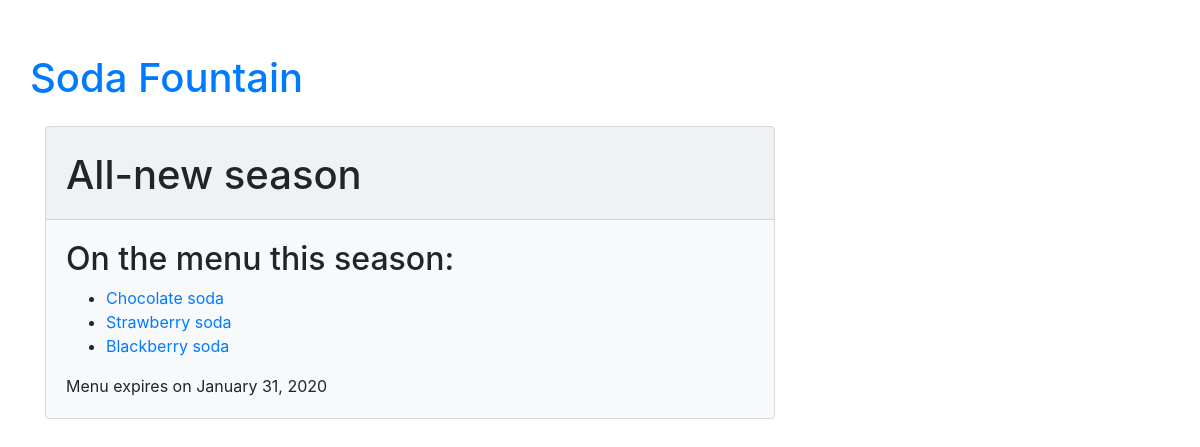
Before: /menu/560/ with the older database file.
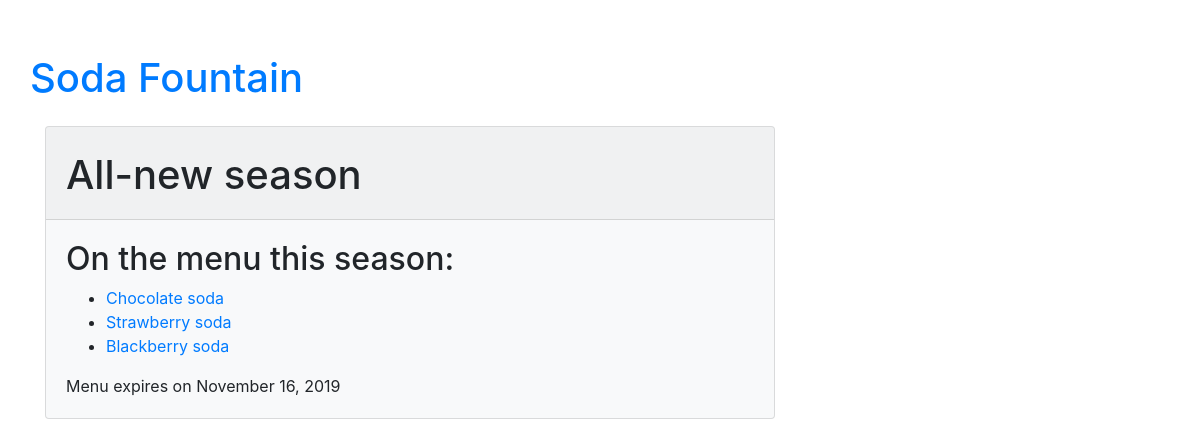
After: the same page with the newer database file.
### menu/models.py (models this page shows, shortened)
class Menu(models.Model):
    season = models.CharField(max_length=20)  # Required Field
    items = models.ManyToManyField('Item', related_name='items')  # Required Field
    created_date = models.DateTimeField(default=timezone.now)  # Hidden Field
    expiration_date = models.DateField()  # Required Field

### menu/views.py (the view)
# urls.py: path('menu/<pk>/', views.menu_detail, name='menu_detail'),
def menu_detail(request, pk):
    try:
        menu = models.Menu.objects.prefetch_related('items').get(pk=pk)
    except ObjectDoesNotExist:
        raise Http404
    return render(request, 'menu/menu_detail.html', {'menu': menu})

### menu/models.py (called while the page is built)
    def __str__(self):
        return self.name

### menu/templates/menu/menu_detail.html (shortened to what this page needs)
{% extends 'base.html' %}
{% block content %}
    <div class="content container">
        <div class="row">
            <div class="col-md-8">
                <div class="card bg-light mb-3">
                    <div class="card-header pt-4">
                        <h1>
                            {{ menu.season }}
                        </h1>
                    </div>
                    <div class="card-body">
                        <h2>On the menu this season:</h2>
                        <ul>
                            {% for item in menu.items.all %}
                                <li><a href="{% url 'menu:item_detail' pk=item.pk %}">{{ item }}</a></li>
                            {% endfor %}
                        </ul>
                        {% if menu.expiration_date %}
                            <div class="date">
                                Menu expires on {{ menu.expiration_date|date:"F j, Y" }}
                            </div>
                        {% endif %}
                    </div>
                </div>
            </div>
        </div>
    </div>
{% endblock %}

Changed rows visible on the page:
changed Menu "All-new season": expiration_date "January 31, 2020" → "November 16, 2019"
